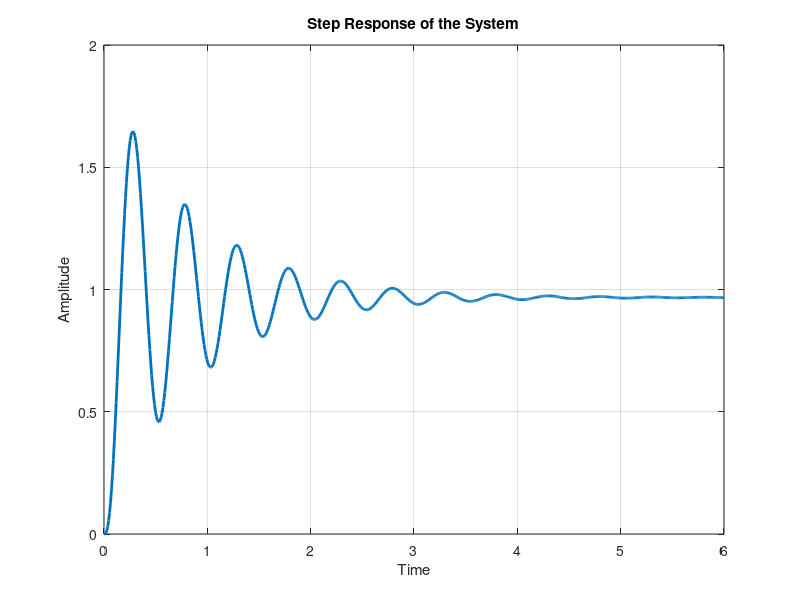

Source code (MATLAB): (Note: this script raises an error after producing the figure.)
% Given transfer function coefficients
numerator = 29.64;
denominator = [0.0056, 0.207, 1.33, 30.64];

% Construct the transfer function
sys = tf(numerator, denominator);

% Simulate the step response
[y, t] = step(sys);

% Plot the step response
figure;
plot(t, y, 'LineWidth', 2);
title('Step Response of the System');
xlabel('Time');
ylabel('Amplitude');
grid on;

% Calculate quality indicators
info = stepinfo(sys);

% Display quality indicators
fprintf('Rise Time: %.4f seconds\n', info.RiseTime);
fprintf('Peak Time: %.4f seconds\n', info.PeakTime);
fprintf('Overshoot: %.2f%%\n', info.Overshoot);
fprintf('Settling Time: %.4f seconds\n', info.SettlingTime);
